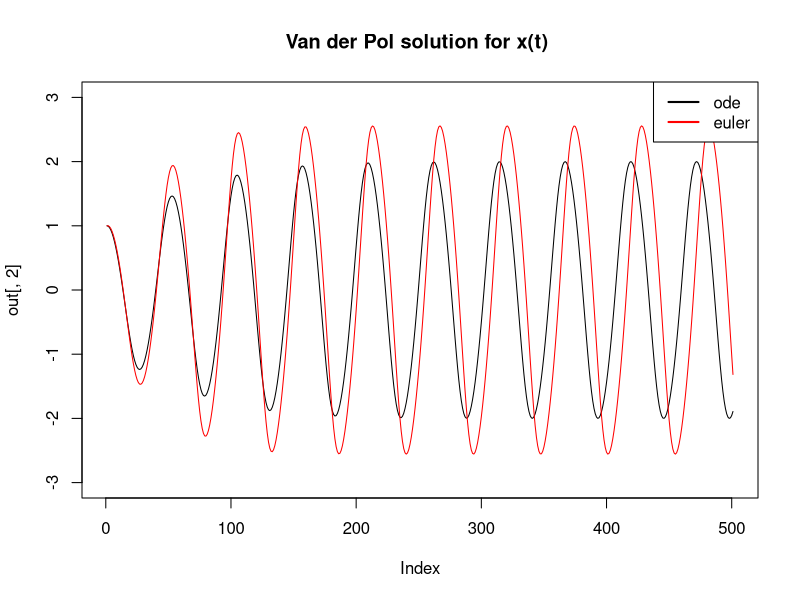
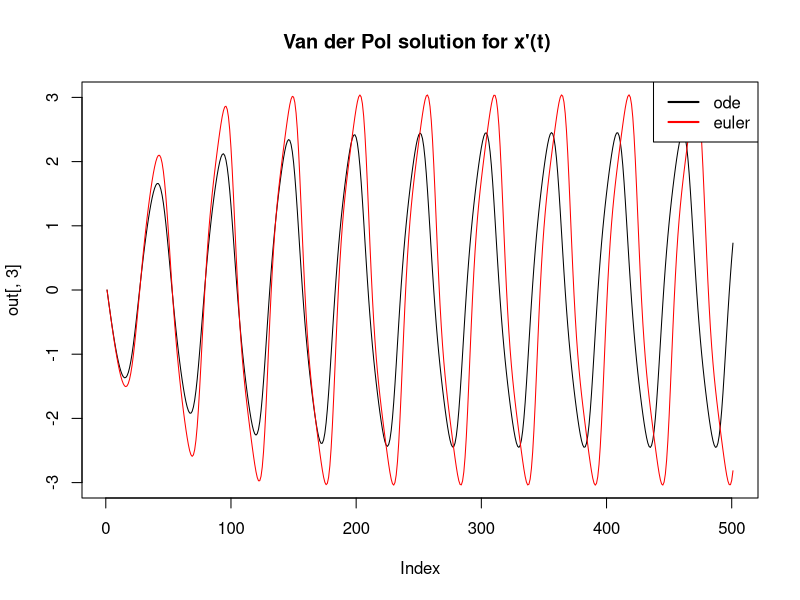
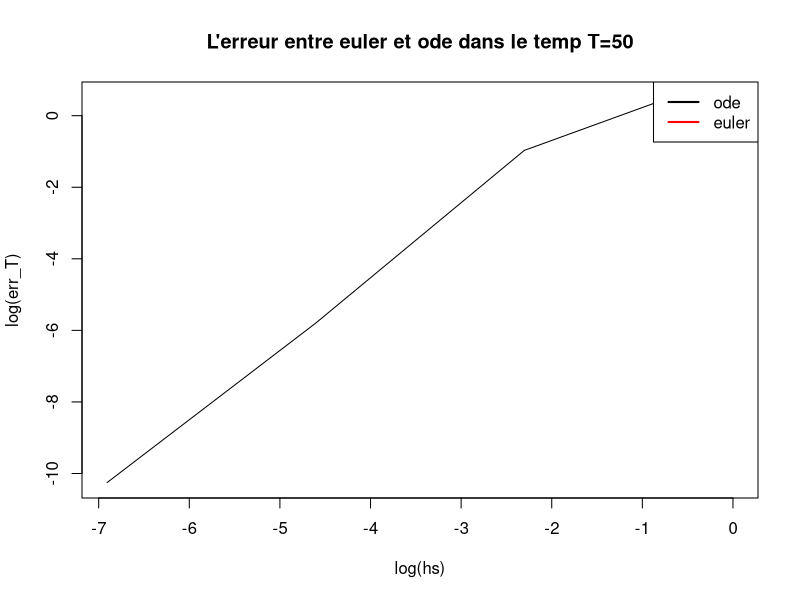

Generate these figures, in order, with R: (Note: this script raises an error after producing the figures.)
library(deSolve)

w0 = 1.2
eps = 0.2

eq_van_der_pol = function(time, state, parms) {
  x = state[1]
  z = state[2]
  
  dx <- z
  dz <- eps*w0*(1-x^2)*z - w0^2*x
  list(c(dx, dz))
}

euler = function(times, y, func, parms) {
  state = y
  
  trace = matrix(c(times[1], state), nrow=1)
  
  for (i in seq(1, length(times)-1, 1)) {
    h = times[i+1] - times[i]
    
    state = state + func(times[i], state, parms)[[1]] * h
    
    trace = rbind(trace, c(times[i+1], c(state)))
  }
  trace
}

yini = c(x = 1, z = 0)
times = seq(0, 50, 0.1)

out <- ode(times=times, y=yini, func=eq_van_der_pol, parms = NULL)
out_euler <- euler(times=times, y=yini, func=eq_van_der_pol, parms = NULL)

plot(out[,2], type='l', ylim=c(-3, 3))
lines(out_euler[,2], type='l', col='red')
title("Van der Pol solution for x(t) ")
legend('topright', legend=c('ode', 'euler'),
       col=c('black', 'red'), lwd=2)


plot(out[,3], type='l', ylim=c(-3, 3))
lines(out_euler[,3], type='l', col='red')
title("Van der Pol solution for x'(t) ")
legend('topright', legend=c('ode', 'euler'),
       col=c('black', 'red'), lwd=2)

# 1.3

hs = c(1, 0.5, 0.1, 0.01, 0.001)

err_T = c()

for (h in hs) {
  yini = c(x=1, z=0)
  times = seq(0, 50, h)
  
  out <- ode(times=times, y=yini, func=eq_van_der_pol, parms = NULL)
  out_euler <- euler(times=times, y=yini, func=eq_van_der_pol, parms = NULL)
  
  err_T = c(err_T, abs(out[,2][50] - out_euler[,2][50]))
}

plot(log(hs), log(err_T), type='l')
title("L'erreur entre euler et ode dans le temp T=50")
legend('topright', legend=c('ode', 'euler'),
       col=c('black', 'red'), lwd=2)


# 1.4 trouver un constante le lipschitz pour le f1 pour trouver le majoration d'erreur
yini = c(x=1, z=0)
times = seq(0, 50, 0.001)
system.time(out_euler <- euler(times=times, y=yini, func=eq_van_der_pol, parms = NULL))

# temp pour h = 10^(-3)  est 43s

F = function(x, z) {
  if (x >= 3 && x <= -3) {
    return(0)
  }
  if (z >= 3 && z <= -3) {
    return(0)
    }
  
  return (abs(-2*x*eps*w0*z - w0^2 + eps*w0*(1-x^2)))
}

a=seq(-3, 3, by=0.01)
b=seq(-3, 3, by =0.01)
r = outer(a, b, FUN=F)
L = max(r)

# constante de Lipschits 7.68
# on suppose que C est d ordre 1 
# on calcule le pas de la majoration de l'erreur globale 10^(-8)
hp = 10^(-8) / (1 *50*exp(7.68*50))
# pour avoir le temps dans seconds
tp = 10^(-3)/hp * 43
# ça donnera 10^(+175) des seconds (infiniment de temps)

#2.2.1
a = 0.95
b = 0.4
tau = 11

Iext_2 = function(t) {
  (0.59)
}

eq_fitzh_nagumo= function(time, state, parms) {
  with(as.list(c(state, parms)), {
    dv <- v - v^3/3 - w + Iext(time)
    dw <- (v + a - b*w)/tau
    return(list(c(dv, dw)))
  })
}

parms <- c(
  a = a,
  b = b,
  tau = tau,
  Iext = Iext_2
)
yini = c(v=0, w=0)
times = seq(0, 300, 1)

out_ode <- ode(times=times, y=yini, func=eq_fitzh_nagumo, parms = parms)
out_2 <- euler(times=times, y=yini, func=eq_fitzh_nagumo, parms = parms)
plot(out_2[,2], type='l', col='red')
lines(out_ode[,2], col='black')
title("solution de Fitzhugn-Nagumo de v")
legend('topright', legend=c('ode', 'euler'),
       col=c('black', 'red'), lwd=2)

plot(out_2[,3], type='l', col='red')
lines(out_ode[,3], col='black')
title("solution de Fitzhugn-Nagumo de w")
legend('topright', legend=c('ode', 'euler'),
       col=c('black', 'red'), lwd=2)

#3.1

runge_kutta = function(times, y, func, parms) {
  state = y
  
  trace = matrix(c(times[1], state), nrow=1)
  
  for (i in seq(1, length(times)-1)) {
    h = times[i+1] - times[i]
    
    p1 = func(times[i], state, parms)[[1]]
    t2 = times[i] + 0.5*h
    y2 = state + 0.5*h*p1
    p2 = func(t2, y2, parms)[[1]]
    
    t3 = t2
    y3 = state + 0.5*h*p2
    p3 = func(t3, y3, parms)[[1]]
    
    t4 = times[i] + h
    y4 = state + h*p3
    p4 = func(t4, y4, parms)[[1]]
    
    state = state + h/6*(p1 + 2*p2 + 2*p3 + p4)
    
    trace = rbind(trace, c(times[i+1], c(state)))
  }
  trace
}

Iext_3 = function(t) {
  if (t < 0 || t > 700) return(0)
  
  if (t < 60) return(0)
  if (t < 300) return(0.6)
  if (t < 400) return(0)
  if (t < 600) return(0.5)
  if (t < 700) return(0) 
}

parms <- c(
  a = 0.95,
  b = 0.4,
  tau = 11,
  Iext = Iext_3
)
yini = c(v=0, w=0)
times = seq(0, 700, 1)

# discretization equidistante
out_3 <- runge_kutta(times=times, y=yini, func=eq_fitzh_nagumo, parms = parms)
out_3_euler <- euler(times=times, y=yini, func=eq_fitzh_nagumo, parms = parms)
out_3_ode <- ode(times=times, y=yini, func=eq_fitzh_nagumo, parms = parms)

plot(times, out_3[,2], type='l')
lines(times, out_3_euler[,2], type='l', col='red')
lines(times, out_3_ode[,2], type='l', col='blue')
title("solution de Fitzhugn-Nagumo de v avec condition de question 3 (h equidist)")
legend('topright', legend=c('runge_kutta', 'euler', 'ode'),
       col=c('black', 'red', 'blue'), lwd=2)

#q3.2 l erreur pour euler est infini, parce que c est la methode d orde 1 est la solution change tres rapide
# runge_kutta n a pas de probleme ici parce que c est la methode d ordre 4
err_ode_euler = max(out_3_euler - out_3_ode)
print(err_ode_euler)
err_ode_runge_kutta = max(out_3 - out_3_ode)
print(err_ode_runge_kutta)


# discretization specisalisé
times = c(seq(0, 60, 1), 
          seq(60, 350, 0.01),
          seq(350, 400, 1), 
          seq(400, 600, 0.1), 
          seq(600, 700, 1))

out_3 <- runge_kutta(times=times, y=yini, func=eq_fitzh_nagumo, parms = parms)
out_3_euler <- euler(times=times, y=yini, func=eq_fitzh_nagumo, parms = parms)
out_3_ode <- ode(times=times, y=yini, func=eq_fitzh_nagumo, parms = parms)

plot(times, out_3[,2], type='l')
lines(times, out_3_euler[,2], type='l', col='red')
lines(times, out_3_ode[,2], type='l', col='blue')
title("solution de Fitzhugn-Nagumo de v avec condition de question 3 (h speciale)")
legend('topright', legend=c('runge_kutta', 'euler', 'ode'),
       col=c('black', 'red', 'blue'), lwd=2)


#q3.2 avec discretization speciale on peut diminuer l'erreur est euler commence a marcher
# runge_kutta n a pas de probleme parce que c est la methode d ordre 4
err_ode_euler = max(out_3_euler - out_3_ode)
print(err_ode_euler)
err_ode_runge_kutta = max(out_3 - out_3_ode)
print(err_ode_runge_kutta)
